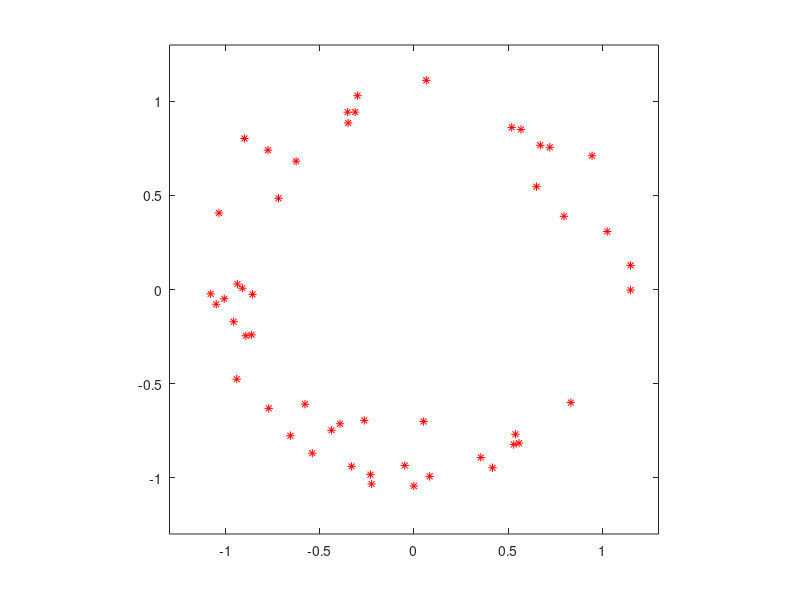

Source code (MATLAB): (Note: this script raises an error after producing the figure.)
% circle lkn
clear; clf;

np=50;
alfa=2*pi*rand(1,np)';
r=1+0.1*randn(size(alfa));
x=r.*cos(alfa);
y=r.*sin(alfa);
plot(x,y,'r*')
xlim([-1.3,1.3]); ylim([-1.3,1.3]);
axis equal;
% for reference
% https://lucidar.me/en/mathematics/least-squares-fitting-of-circle/

A=[x,y,ones(size(x))];
sol=(A'*A)\(A'*(x.^2+y.^2));
xc=sol(1)/2;
yc=sol(1)/2;
R=sqrt(sol(3)+xc^2+yc^2);
hold on;
beta=linspace(0,2*pi-1e-6,100);
plot(xc,yc,'Xb',xc+R*cos(beta),yc+R*sin(beta),'b')
